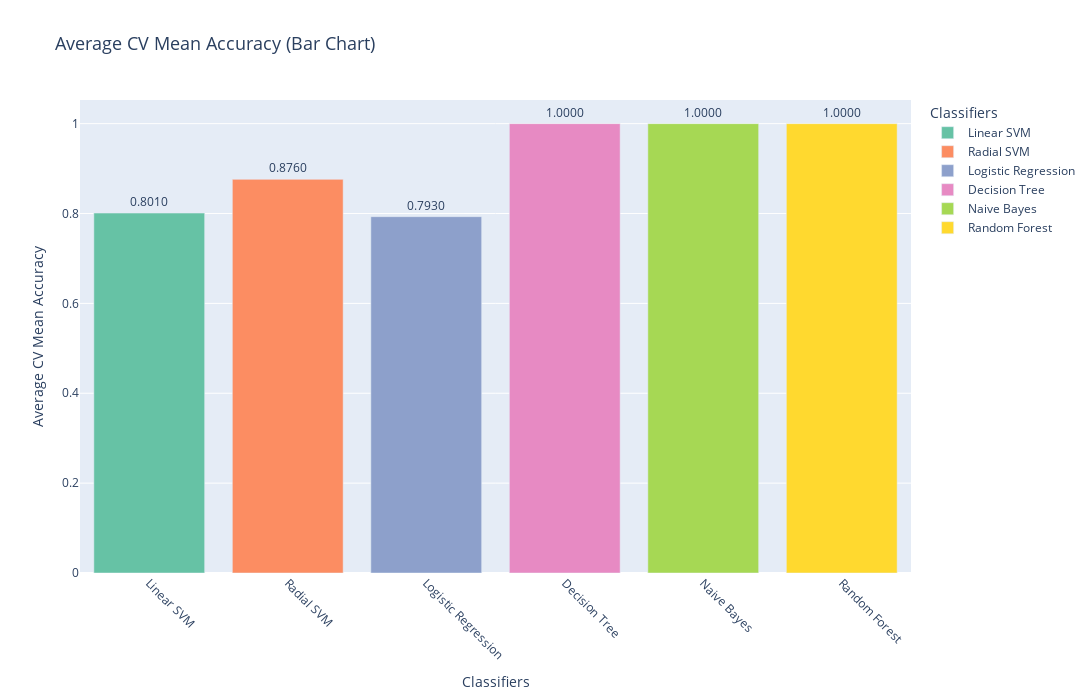

Notebook code cell kept with this figure:
### Code cell
# Extract classifiers and their CV Mean values
classifiers = results_df.index.tolist()  # Classifier names
cv_mean = results_df['CV Mean'].tolist()  # CV Mean values

# --- Matplotlib Bar Chart ---
plt.figure(figsize=(10, 6))
plt.bar(classifiers, cv_mean, color='blue', alpha=0.7)
plt.title('Average CV Mean Accuracy (Bar Chart)', fontsize=16)
plt.xlabel('Classifiers', fontsize=14)
plt.ylabel('CV Mean Accuracy', fontsize=14)
plt.xticks(rotation=45, ha='right')  # Rotate x-axis labels for better readability
plt.tight_layout()
plt.show()

# --- Plotly Bar Chart ---
fig = px.bar(
    results_df.reset_index(),  # Reset index to access classifiers
    x='index',
    y='CV Mean',
    text='CV Mean',
    title='Average CV Mean Accuracy (Bar Chart)',
    labels={'index': 'Classifiers', 'CV Mean': 'Average Accuracy'},
    color='index',  # Optional: Color bars by classifier name
    color_discrete_sequence=px.colors.qualitative.Set2,
)

fig.update_traces(texttemplate='%{text:.4f}', textposition='outside')
fig.update_layout(
    xaxis_title="Classifiers",
    yaxis_title="Average CV Mean Accuracy",
    title_font_size=18,
    xaxis_tickangle=45,  # Rotate x-axis labels
    height=700,
    width=1100,
)
fig.show()

### Figure 1 — Plotly figure (JSON) as saved in the notebook; plotly's stock layout.template omitted (floating-point values rounded to 4 significant figures)
{"data": [{"alignmentgroup": "True", "hovertemplate": "Classifiers=%{x}<br>Average Accuracy=%{text}<extra></extra>", "legendgroup": "Linear SVM", "marker": {"color": "rgb(102,194,165)", "pattern": {"shape": ""}}, "name": "Linear SVM", "offsetgroup": "Linear SVM", "orientation": "v", "showlegend": true, "text": [0.801], "textposition": "outside", "texttemplate": "%{text:.4f}", "type": "bar", "x": ["Linear SVM"], "xaxis": "x", "y": [0.801], "yaxis": "y"}, {"alignmentgroup": "True", "hovertemplate": "Classifiers=%{x}<br>Average Accuracy=%{text}<extra></extra>", "legendgroup": "Radial SVM", "marker": {"color": "rgb(252,141,98)", "pattern": {"shape": ""}}, "name": "Radial SVM", "offsetgroup": "Radial SVM", "orientation": "v", "showlegend": true, "text": [0.876], "textposition": "outside", "texttemplate": "%{text:.4f}", "type": "bar", "x": ["Radial SVM"], "xaxis": "x", "y": [0.876], "yaxis": "y"}, {"alignmentgroup": "True", "hovertemplate": "Classifiers=%{x}<br>Average Accuracy=%{text}<extra></extra>", "legendgroup": "Logistic Regression", "marker": {"color": "rgb(141,160,203)", "pattern": {"shape": ""}}, "name": "Logistic Regression", "offsetgroup": "Logistic Regression", "orientation": "v", "showlegend": true, "text": [0.793], "textposition": "outside", "texttemplate": "%{text:.4f}", "type": "bar", "x": ["Logistic Regression"], "xaxis": "x", "y": [0.793], "yaxis": "y"}, {"alignmentgroup": "True", "hovertemplate": "Classifiers=%{x}<br>Average Accuracy=%{text}<extra></extra>", "legendgroup": "Decision Tree", "marker": {"color": "rgb(231,138,195)", "pattern": {"shape": ""}}, "name": "Decision Tree", "offsetgroup": "Decision Tree", "orientation": "v", "showlegend": true, "text": [1], "textposition": "outside", "texttemplate": "%{text:.4f}", "type": "bar", "x": ["Decision Tree"], "xaxis": "x", "y": [1], "yaxis": "y"}, {"alignmentgroup": "True", "hovertemplate": "Classifiers=%{x}<br>Average Accuracy=%{text}<extra></extra>", "legendgroup": "Naive Bayes", "marker": {"color": "rgb(166,216,84)", "pattern": {"shape": ""}}, "name": "Naive Bayes", "offsetgroup": "Naive Bayes", "orientation": "v", "showlegend": true, "text": [1], "textposition": "outside", "texttemplate": "%{text:.4f}", "type": "bar", "x": ["Naive Bayes"], "xaxis": "x", "y": [1], "yaxis": "y"}, {"alignmentgroup": "True", "hovertemplate": "Classifiers=%{x}<br>Average Accuracy=%{text}<extra></extra>", "legendgroup": "Random Forest", "marker": {"color": "rgb(255,217,47)", "pattern": {"shape": ""}}, "name": "Random Forest", "offsetgroup": "Random Forest", "orientation": "v", "showlegend": true, "text": [1], "textposition": "outside", "texttemplate": "%{text:.4f}", "type": "bar", "x": ["Random Forest"], "xaxis": "x", "y": [1], "yaxis": "y"}], "layout": {"barmode": "relative", "height": 700, "legend": {"title": {"text": "Classifiers"}, "tracegroupgap": 0}, "title": {"font": {"size": 18}, "text": "Average CV Mean Accuracy (Bar Chart)"}, "width": 1100, "xaxis": {"anchor": "y", "autorange": true, "categoryarray": ["Linear SVM", "Radial SVM", "Logistic Regression", "Decision Tree", "Naive Bayes", "Random Forest"], "categoryorder": "array", "domain": [0, 1], "range": [-0.5, 5.5], "tickangle": 45, "title": {"text": "Classifiers"}, "type": "category"}, "yaxis": {"anchor": "x", "autorange": true, "domain": [0, 1], "range": [0, 1.053], "title": {"text": "Average CV Mean Accuracy"}, "type": "linear"}}}
